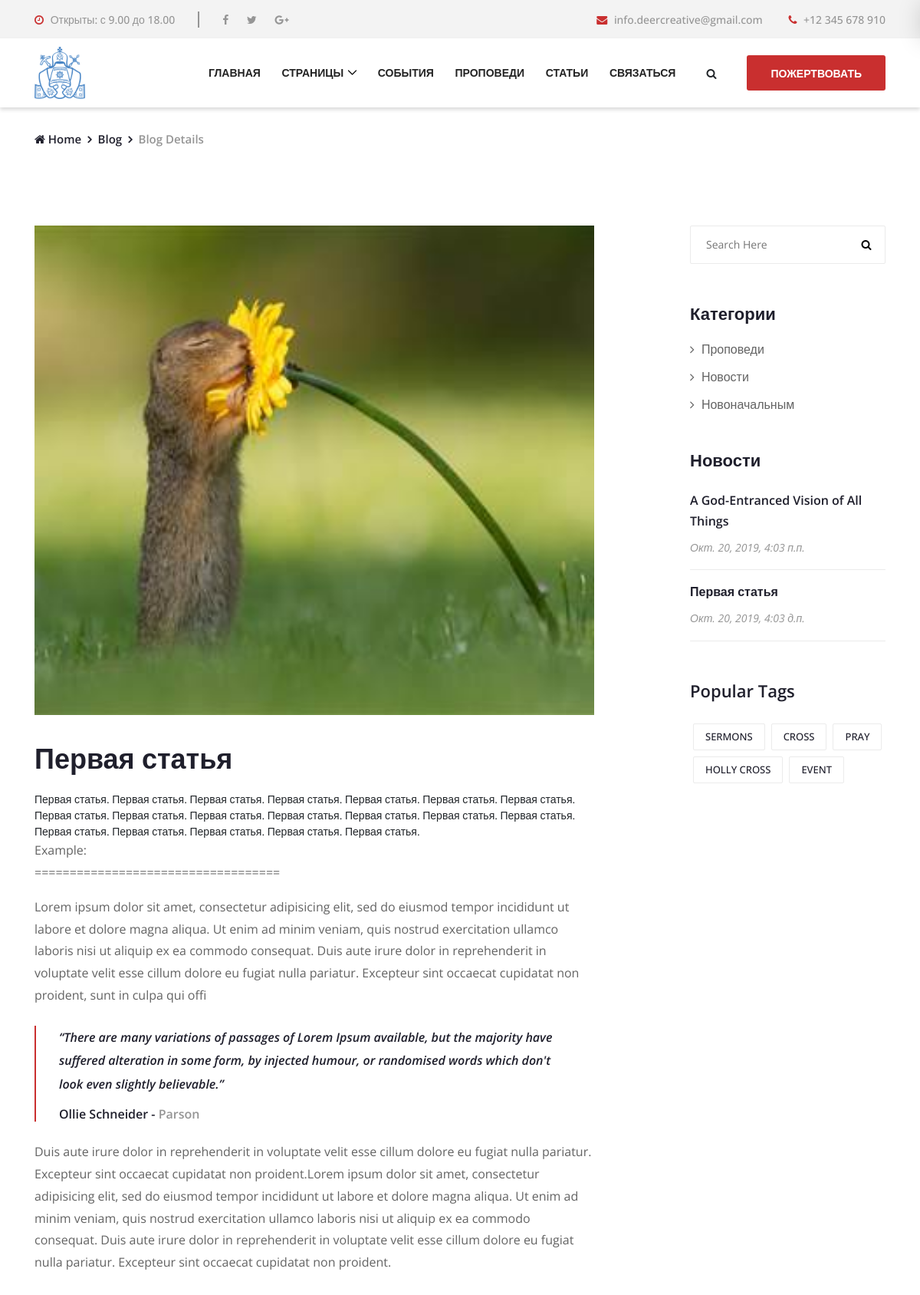
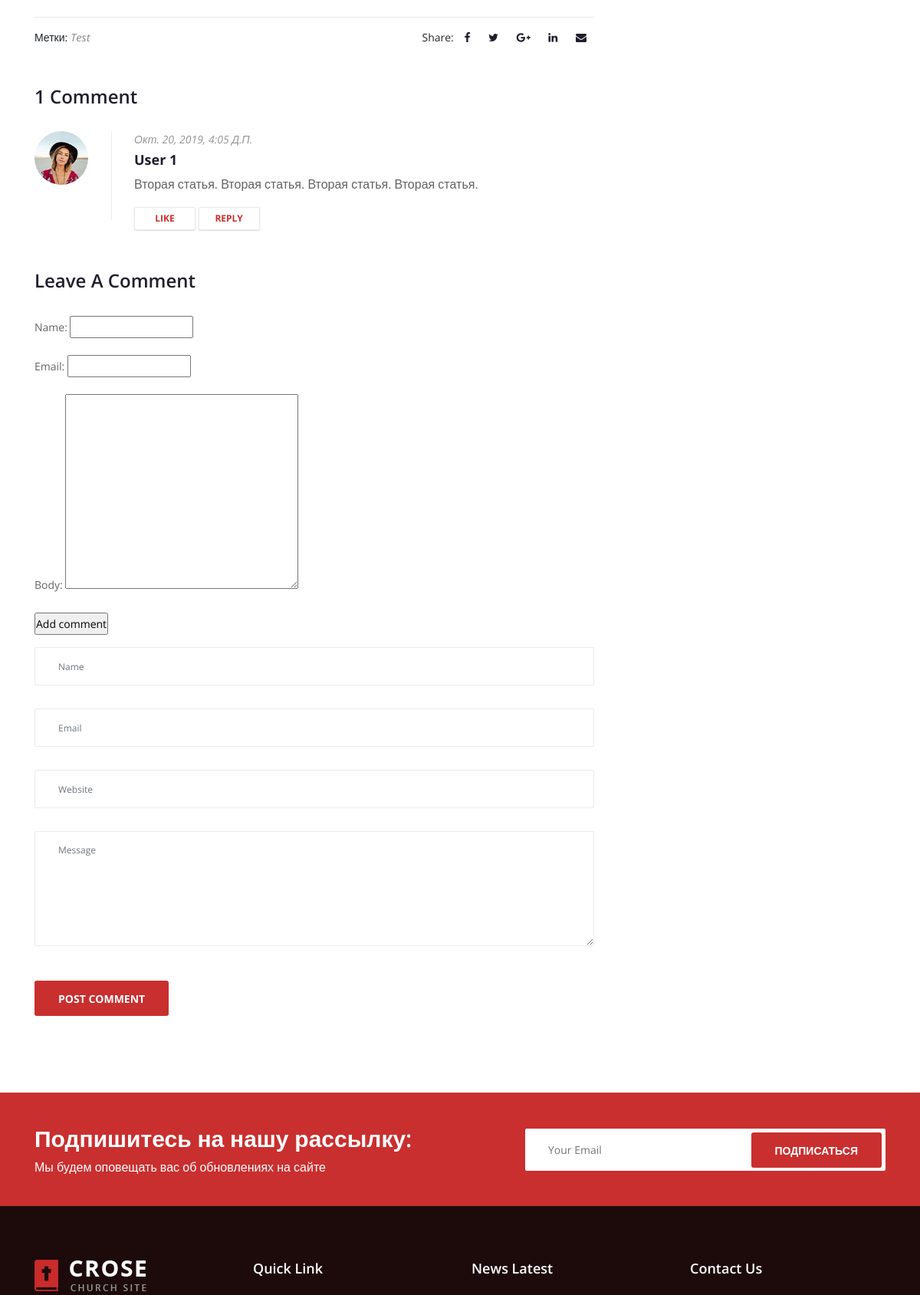
/blog/2019/10/20/pervaya-statya/ (upper part), run on the app's committed database (2 pictures, top to bottom).
### blog/models.py (models this page shows, shortened)
class Post(models.Model):
    STATUS_CHOICES = (
        ('draft', 'Черновик'),
        ('published', 'Опубликовано'),
    )
    title = models.CharField(max_length=455, db_index=True)
    slug = models.SlugField(max_length=455, unique_for_date='publish')
    img = models.ImageField(upload_to='post_images', null=True, blank=True)
    body = models.TextField(db_index=True)
    publish = models.DateTimeField(default=timezone.now)
    created = models.DateTimeField(auto_now_add=True)
    updated = models.DateTimeField(auto_now=True)
    status = models.CharField(max_length=20, choices=STATUS_CHOICES, default='draft')
    author = models.ForeignKey(User, on_delete=models.PROTECT, related_name='blog_posts')
    tag = TaggableManager(blank=True)
    category = models.ForeignKey(Category, on_delete=models.PROTECT, related_name='posts', blank=True, null=True)
    objects = models.Manager()
    published = PublishedManager()
    class Meta:
        ordering = ('-publish',)

class Comment(models.Model):
    post = models.ForeignKey(Post, on_delete=models.CASCADE, related_name='comments')
    name = models.CharField(max_length=80)
    email = models.EmailField()
    body = models.TextField()
    created = models.DateTimeField(auto_now_add=True)
    updated = models.DateTimeField(auto_now=True)
    active = models.BooleanField(default=False)
    class Meta:
        ordering = ('created',)

class Category(models.Model):
    title = models.CharField(max_length=255, unique=True)
    slug = models.SlugField(max_length=255, unique=True)
    description = models.TextField(null=True, blank=True)
    class Meta:
        ordering = ('-title',)

### blog/views.py (the view)
# urls.py: path('<int:year>/<int:month>/<int:day>/<slug:post>/', views.post_detail, name='post_detail')
def post_detail(request, year, month, day, post):
    post = get_object_or_404(Post, slug=post, status='published', publish__year=year, publish__month=month, publish__day=day)
    comments = post.comments.filter(active=True)
    total_comments = comments.count()
    categories = [cat for cat in Category.objects.all() if cat.posts.exists()]
    news = Category.objects.get(slug='novosti').posts.all()[:3]
    new_comment = None
    if request.method == 'POST':
        comment_form = CommentForm(data=request.POST)
        if comment_form.is_valid():
            new_comment = comment_form.save(commit=False)
            new_comment.post = post
            new_comment.save()
    else:
        comment_form = CommentForm()
    return render(request,
                  'blog/post_detail.html',
                  {'post': post,
                   'news': news,
                   'comments': comments,
                   'categories': categories,
                   'new_comment': new_comment,
                   'total_comments': total_comments,
                   'comment_form': comment_form})

### blog/forms.py
class CommentForm(forms.ModelForm):
    class Meta:
        model = Comment
        fields = ('name', 'email', 'body')

### templates/blog/post_detail.html (shortened to what this page needs)
{% extends 'layout/base.html' %}
{% load static %}
{% block content %}
<div class="breadcrumb-area">
    <div class="container">
        <div class="row">
            <div class="col-12">
                <nav aria-label="breadcrumb">
                    <ol class="breadcrumb">
                        <li class="breadcrumb-item"><a href="#"><i class="fa fa-home"></i> Home</a></li>
                        <li class="breadcrumb-item"><a href="#">Blog</a></li>
                        <li class="breadcrumb-item active" aria-current="page">Blog Details</li>
                    </ol>
                </nav>
            </div>
        </div>
    </div>
</div>
<section class="blog-content-area section-padding-100">
    <div class="container">
        <div class="row justify-content-between">
            <div class="col-12 col-lg-8">
                <div class="blog-posts-area">
                    <div class="single-post-details-area">
                        <div class="post-thumbnail mb-30">
                            <img src="{{ post.img.url }}" alt="">
                        </div>
                        <div class="post-content">
                            <h2 class="post-title">{{ post.title }}</h2>
                            {{ post.body | safe }}
                            <p>
                                Example:
                                <br>
                                ===================================
                            </p>
                            <p>Lorem ipsum dolor sit amet, consectetur adipisicing elit, sed do eiusmod tempor incididunt ut labore et dolore magna aliqua. Ut enim ad minim veniam, quis nostrud exercitation ullamco laboris nisi ut aliquip ex ea commodo consequat. Duis aute irure dolor in reprehenderit in voluptate velit esse cillum dolore eu fugiat nulla pariatur. Excepteur sint occaecat cupidatat non proident, sunt in culpa qui offi</p>
                            <blockquote>
                                <div class="blockquote-text">
                                    <h6>“There are many variations of passages of Lorem Ipsum available, but the majority have suffered alteration in some form, by injected humour, or randomised words which don't look even slightly believable.” </h6>
                                    <h6>Ollie Schneider - <span>Parson</span></h6>
                                </div>
                            </blockquote>
                            <p>Duis aute irure dolor in reprehenderit in voluptate velit esse cillum dolore eu fugiat nulla pariatur. Excepteur sint occaecat cupidatat non proident.Lorem ipsum dolor sit amet, consectetur adipisicing elit, sed do eiusmod tempor incididunt ut labore et dolore magna aliqua. Ut enim ad minim veniam, quis nostrud exercitation ullamco laboris nisi ut aliquip ex ea commodo consequat. Duis aute irure dolor in reprehenderit in voluptate velit esse cillum dolore eu fugiat nulla pariatur. Excepteur sint occaecat cupidatat non proident.</p>
                        </div>
                    </div>
                    <div class="post-tags-share d-flex justify-content-between align-items-center">
                        <ol class="popular-tags d-flex flex-wrap">
                            {% with post.tag.all as post_tags %}
                                {% if post_tags.exists %}
                                    <li>Метки:</li>
                                    {% for tag in post_tags %}
                                        <li>
                                            <a href="#">
                                                {{ tag }}
                                            </a>
                                        </li>
                                    {% endfor %}
                                {% endif %}
                            {% endwith %}
                        </ol>
                        <div class="post-share">
                            <span>Share:</span>
                            <a href="#"><i class="fa fa-facebook" aria-hidden="true"></i></a>
                            <a href="#"><i class="fa fa-twitter" aria-hidden="true"></i></a>
                            <a href="#"><i class="fa fa-google-plus" aria-hidden="true"></i></a>
                            <a href="#"><i class="fa fa-linkedin" aria-hidden="true"></i></a>
                            <a href="#"><i class="fa fa-envelope" aria-hidden="true"></i></a>
                        </div>
                    </div>
                    {% include 'blog/comments.html' %}
                </div>
            </div>
            {% include 'blog/blog_sidebar.html' %}
        </div>
    </div>
</section>
{% endblock %}

### templates/blog/comments.html (shortened to what this page needs)
{% load static %}
{% if total_comments %}
    <div class="comment_area clearfix">
            <h4 class="headline">{{ total_comments }} Comment{{ total_comments|pluralize }}</h4>
        <ol>
            {% for comment in comments %}
                <li class="single_comment_area">
                    <div class="comment-wrapper d-flex">
                        <div class="comment-author">
                            <img src="{% static 'img/bg-img/30.jpg' %}" alt="">
                        </div>
                        <div class="comment-content">
                            <span class="comment-date">{{ comment.created }}</span>
                            <h5>{{ comment.name }}</h5>
                            <p>{{ comment.body }}</p>
                            <a href="#">Like</a>
                            <a href="#">Reply</a>
                        </div>
                    </div>
                </li>
            {% endfor %}
        </ol>
    </div>
{% endif %}
    <div class="leave-comment-area mt-50 clearfix">
        <div class="comment-form">
            {% if new_comment %}
                <h4>Your comment has been added.</h4>
            {% else %}
                <h4 class="headline">Leave A Comment</h4>
                <form action="." method="post">
                    {{ comment_form.as_p }}
                    <p><input type="submit" value="Add comment"></p>
                </form>
            {% endif %}
            <div class="contact-form-area">
                <form action="#" method="post">
                    <div class="row">
                        <div class="col-12">
                            <div class="form-group">
                                <input type="text" class="form-control" id="contact-name" placeholder="Name">
                            </div>
                        </div>
                        <div class="col-12">
                            <div class="form-group">
                                <input type="email" class="form-control" id="contact-email" placeholder="Email">
                            </div>
                        </div>
                        <div class="col-12">
                            <div class="form-group">
                                <input type="text" class="form-control" id="contact-number" placeholder="Website">
                            </div>
                        </div>
                        <div class="col-12">
                            <div class="form-group">
                                <textarea class="form-control" name="message" id="message" cols="30" rows="10" placeholder="Message"></textarea>
                            </div>
                        </div>
                        <div class="col-12">
                            <button type="submit" class="btn crose-btn mt-15">Post Comment</button>
                        </div>
                    </div>
                </form>
            </div>
        </div>
    </div>

### templates/blog/blog_sidebar.html
<div class="col-12 col-lg-3">
    <div class="post-sidebar-area">
        <div class="single-widget-area">
            <div class="search-form">
                <form action="#" method="get">
                    <input type="search" name="search" placeholder="Search Here">
                    <button type="submit"><i class="fa fa-search" aria-hidden="true"></i></button>
                </form>
            </div>
        </div>
        <div class="single-widget-area">
            <div class="widget-title">
                <h6>Категории</h6>
            </div>
            <ol class="crose-catagories">
                {% for category in categories %}
                    <li><a href="{% url 'blog:category' category.slug %}"><i class="fa fa-angle-right" aria-hidden="true"></i> {{ category.title }}</a></li>
                {% endfor %}
            </ol>
        </div>
        <div class="single-widget-area">
            <div class="widget-title">
                <h6>Новости</h6>
            </div>
            {% for new in news %}
            <div class="single-latest-post">
                <a href="#" class="post-title">
                    <h6>{{ new.title }}</h6>
                </a>
                <p class="post-date">{{ new.publish }}</p>
            </div>
            {% endfor %}
        </div>
        <div class="single-widget-area">
            <div class="widget-title">
                <h6>popular tags</h6>
            </div>
            <ol class="popular-tags d-flex flex-wrap">
                <li><a href="#">Sermons</a></li>
                <li><a href="#">Cross</a></li>
                <li><a href="#">Pray</a></li>
                <li><a href="#">Holly Cross</a></li>
                <li><a href="#">Event</a></li>
            </ol>
        </div>
    </div>
</div>

### static/css/classy-nav.css (style rules this page uses)
* { margin: 0; padding: 0; }
body { font-family: "Roboto", sans-serif; }
ul, ol { margin: 0; }
ul li, ol li { list-style: none; }
img { height: auto; max-width: 100%; }
.justify-content-between { -webkit-box-pack: justify; -ms-flex-pack: justify; justify-content: space-between; }

### data on the page
Post: img (picture), title "Первая статья", body "Первая статья. Первая статья. Первая статья. Первая статья. Первая статья. Первая статья. Первая статья. Первая статья. Первая статья. Первая статья. Первая статья. Первая статья. Первая статья. Первая статья. Первая статья. Первая статья. Первая статья. Первая статья. Первая статья.", publish "Окт. 20, 2019, 4:03 д.п."
Tag: name "Test"
Comment: created "Окт. 20, 2019, 4:05 Д.п.", name "User 1", body "Вторая статья. Вторая статья. Вторая статья. Вторая статья."
Category: title "Проповеди"
Category: title "Новости"
Category: title "Новоначальным"
Post: title "A God-Entranced Vision of All Things", publish "Окт. 20, 2019, 4:03 п.п."

### other printed values
{{ total_comments }} "1"
